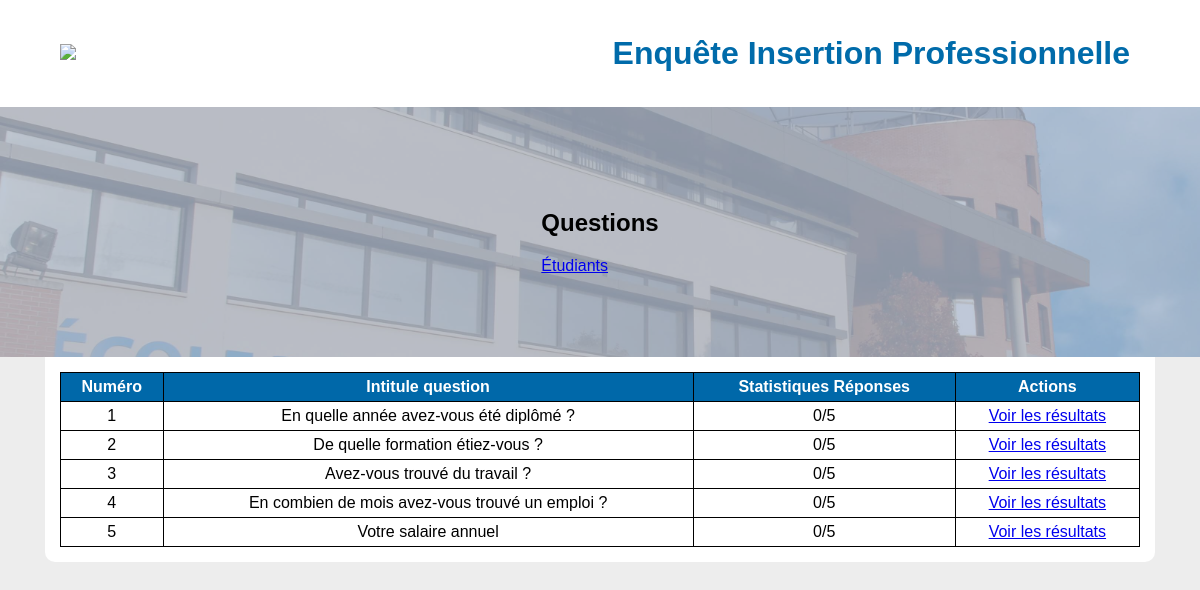
The page /questions.php on the database its author committed.
### tables this page shows
CREATE TABLE `questions` (
  `id` int(11) NOT NULL,
  `question` text NOT NULL,
  `type` int(11) NOT NULL
);

### questionReading.php (the view)
<?php
include "connect_db.php";
$sql = "SELECT id , question  FROM questions";
if (@count($db->query($sql)) > 0) {
    echo "<table class='center' ><tr><th>Numéro</th><th>Intitule question</th><th>Statistiques Réponses</th><th>Actions</th></tr>";
    foreach ($db->query($sql) as $row){
        $countOfA=$db->prepare('SELECT COUNT(*) as nbA FROM reponses WHERE idQ = :idQ');
        $countOfA->execute(array('idQ' => $row['id']));
        $countOfU=$db->query('SELECT COUNT(id) as nbU FROM utilisateurs');
        echo "<tr><td>".$row["id"]."<td>".$row["question"]."</td>"."<td>".$countOfA->fetch()['nbA'].'/'.$countOfU->fetch()['nbU']."</td> <td> <a href='questions.php?id=".$row['id']."'>Voir les résultats</a> </td>";
    }
    echo "</table>";
  } else {
    echo "0 results";
  }
?>

### questions.php (shortened to what this page needs)
<!DOCTYPE html>
<html>
    <head>
        <link rel="stylesheet" type="text/css" href="style.css?d=3"/>
    </head>
    <body>
      <header class="flex jc-center center">
        <div class="wrapper flex jc-sb ai-center">
          <div>
            <a href="index.php"><img src="img/logo.png" width="200"/></a>
          </div>
          <div>
            <h1>Enquête Insertion Professionnelle</h1>
          </div>
        </div>
      </header>
      <div class="subheader">
        <div class="subheader-grey flex jc-center ai-center">
          <div><h2>Questions</h2>
            <a href="users.php">Étudiants</a>
          </div>
        </div>
      </div>
      <div class="flex jc-center center">
        <div class="wrapper">
          <?php
          include('connect_db.php');
          if(isset($_GET['id']))
          {
            $req=$db->prepare('SELECT * FROM questions WHERE id = :id');
            $req->execute(array(
              'id' => $_GET['id']
            ));
            $q = $req->fetch();
            $reqA=$db->prepare('SELECT * FROM reponses WHERE idQ = :idQ');
            $reqA->execute(array(
              'idQ' => $_GET['id']
            ));
            $res = array();
            $cpt = 0;
            while($ans=$reqA->fetch())
            {
              if(count($res) == 0)
              {
                $res[] = ["y" => 1, "label" => $ans['reponse']];
              }
              else
              {
                if(in_array($ans['reponse'], array_column($res,'label')))
                {
                  $key = array_search($ans['reponse'],array_column($res, 'label'));
                  $res[$key]['y'] = $res[$key]['y']+1;
                }
                else
                {
                  $res[] = ["y" => 1, "label" => $ans['reponse']];
                }
              }
              $cpt++;
            }
            array_multisort(array_column($res,'label'), SORT_ASC, $res);
            foreach($res as &$value)
            {
              $value['y'] = $value['y']/$cpt*100;
            }
            $dataPoints = $res;
            ?>
            <script>
            window.onload = function() {
            var chart = new CanvasJS.Chart("chartContainer", {
            animationEnabled: true,
            theme: "light2",
            title:{
              text: <?php echo json_encode($q['question']);?>
            },
            axisY: {
              minimum: 0,
              maximum: 100,
              title: "Répartition en %"
            },
            data: [{
              type: "column",
              yValueFormatString: "#,##0.00\"%\"",
              dataPoints: <?php echo json_encode($dataPoints, JSON_NUMERIC_CHECK); ?>
            }]
            });
            chart.render();
            }
            </script>
            <?php
            echo'<a href="questions.php">Retour aux questions</a>
            <div id="chartContainer" style="height: 370px; width: 100%;"></div>';
          }
          else {
            include "questionReading.php";
          }
           ?>
        </div>
      </div>
    </body>
</html>

### style.css (style rules this page uses)
body { font-family: 'Helvetica'; padding:0; margin:0; background-color:#ededed; }
header { background-color:#fff; padding:10px; }
.subheader { background-image:url('img/bg.jpg'); background-repeat:no-repeat; background-position:center center; background-size:cover; height:250px; }
.subheader-grey { width:100%; height:100%; background-color:rgba(175,187,207,0.8); }
table { border-collapse:collapse; width:100%; }
table th { background-color:#0068a9; color:#fff; border:1px solid #004977; }
table td, table th { border:1px solid black; padding:5px; }
h1 { color:#006baa; padding:10px; margin:0; }
.flex { display:flex; flex-wrap:wrap; }
.ai-center { align-items: center; }
.jc-center { justify-content: center; }
.jc-sb { justify-content: space-between; }
.center { text-align:center; }
.wrapper { width:1080px; padding:15px; border-radius:0 0 10px 10px; background-color:#fff; }

### rows shown on the page
questions: id "1", question "En quelle année avez-vous été diplômé ?", fetch "0", fetch "5"
questions: id "2", question "De quelle formation étiez-vous ?", fetch "0", fetch "5"
questions: id "3", question "Avez-vous trouvé du travail ?", fetch "0", fetch "5"
questions: id "4", question "En combien de mois avez-vous trouvé un emploi ?", fetch "0", fetch "5"
questions: id "5", question "Votre salaire annuel", fetch "0", fetch "5"
